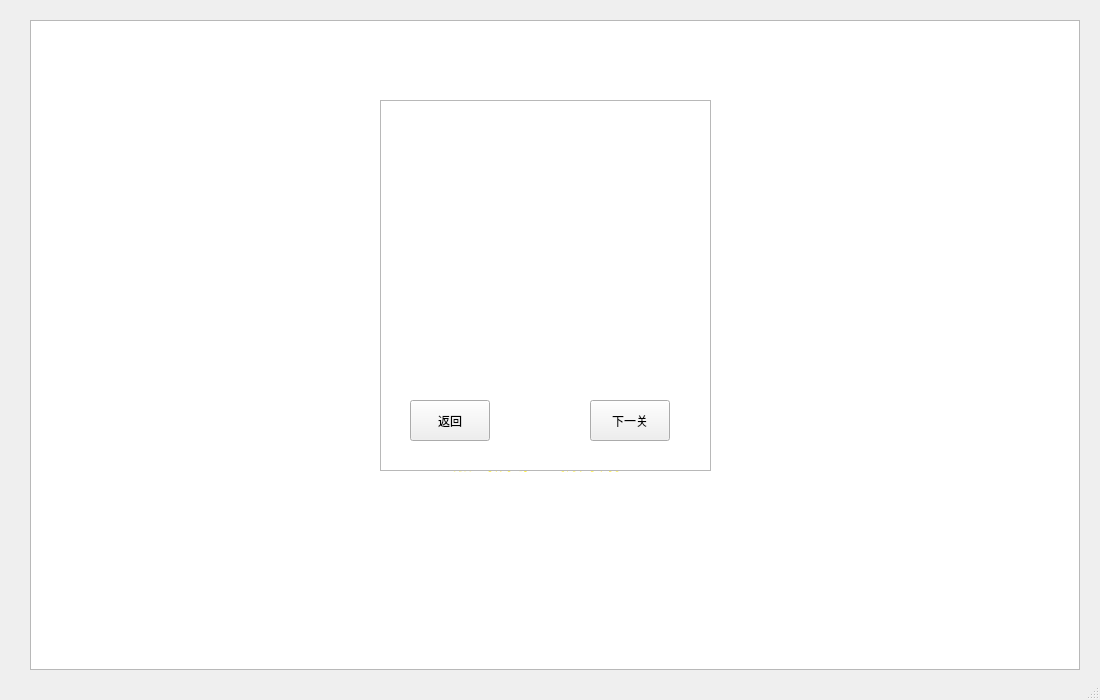
<?xml version="1.0" encoding="UTF-8"?>
<ui version="4.0">
 <class>MainWindow</class>
 <widget class="QMainWindow" name="MainWindow">
  <property name="enabled">
   <bool>true</bool>
  </property>
  <property name="geometry">
   <rect>
    <x>0</x>
    <y>0</y>
    <width>1100</width>
    <height>700</height>
   </rect>
  </property>
  <property name="acceptDrops">
   <bool>true</bool>
  </property>
  <property name="windowTitle">
   <string>game</string>
  </property>
  <widget class="QWidget" name="centralwidget">
   <widget class="QGraphicsView" name="graphicsView">
    <property name="geometry">
     <rect>
      <x>30</x>
      <y>20</y>
      <width>1050</width>
      <height>650</height>
     </rect>
    </property>
    <property name="font">
     <font>
      <bold>false</bold>
     </font>
    </property>
   </widget>
   <widget class="QTextEdit" name="textEdit">
    <property name="geometry">
     <rect>
      <x>40</x>
      <y>30</y>
      <width>91</width>
      <height>31</height>
     </rect>
    </property>
    <property name="font">
     <font>
      <family>Georgia</family>
      <pointsize>12</pointsize>
      <bold>true</bold>
     </font>
    </property>
    <property name="focusPolicy">
     <enum>Qt::NoFocus</enum>
    </property>
    <property name="styleSheet">
     <string notr="true">background-color: transparent</string>
    </property>
    <property name="html">
     <string>&lt;!DOCTYPE HTML PUBLIC &quot;-//W3C//DTD HTML 4.0//EN&quot; &quot;http://www.w3.org/TR/REC-html40/strict.dtd&quot;&gt;
&lt;html&gt;&lt;head&gt;&lt;meta name=&quot;qrichtext&quot; content=&quot;1&quot; /&gt;&lt;meta charset=&quot;utf-8&quot; /&gt;&lt;style type=&quot;text/css&quot;&gt;
p, li { white-space: pre-wrap; }
hr { height: 1px; border-width: 0; }
li.unchecked::marker { content: &quot;\2610&quot;; }
li.checked::marker { content: &quot;\2612&quot;; }
&lt;/style&gt;&lt;/head&gt;&lt;body style=&quot; font-family:'Georgia'; font-size:12pt; font-weight:700; font-style:normal;&quot;&gt;
&lt;p style=&quot;-qt-paragraph-type:empty; margin-top:0px; margin-bottom:0px; margin-left:0px; margin-right:0px; -qt-block-indent:0; text-indent:0px; font-family:'Bahnschrift Light'; font-size:9pt; font-weight:400;&quot;&gt;&lt;br /&gt;&lt;/p&gt;&lt;/body&gt;&lt;/html&gt;</string>
    </property>
   </widget>
   <widget class="QTextEdit" name="textEdit_2">
    <property name="geometry">
     <rect>
      <x>380</x>
      <y>100</y>
      <width>330</width>
      <height>361</height>
     </rect>
    </property>
    <property name="font">
     <font>
      <family>幼圆</family>
      <pointsize>36</pointsize>
      <bold>true</bold>
     </font>
    </property>
    <property name="styleSheet">
     <string notr="true">QTextEdit{
border-image: url(:/resource/images/background.png);}</string>
    </property>
    <property name="html">
     <string>&lt;!DOCTYPE HTML PUBLIC &quot;-//W3C//DTD HTML 4.0//EN&quot; &quot;http://www.w3.org/TR/REC-html40/strict.dtd&quot;&gt;
&lt;html&gt;&lt;head&gt;&lt;meta name=&quot;qrichtext&quot; content=&quot;1&quot; /&gt;&lt;meta charset=&quot;utf-8&quot; /&gt;&lt;style type=&quot;text/css&quot;&gt;
p, li { white-space: pre-wrap; }
hr { height: 1px; border-width: 0; }
li.unchecked::marker { content: &quot;\2610&quot;; }
li.checked::marker { content: &quot;\2612&quot;; }
&lt;/style&gt;&lt;/head&gt;&lt;body style=&quot; font-family:'幼圆'; font-size:36pt; font-weight:700; font-style:normal;&quot;&gt;
&lt;p align=&quot;center&quot; style=&quot; margin-top:0px; margin-bottom:0px; margin-left:0px; margin-right:0px; -qt-block-indent:0; text-indent:0px;&quot;&gt;&lt;span style=&quot; font-weight:600; color:#fff143;&quot;&gt;游戏结束&lt;/span&gt;&lt;/p&gt;&lt;/body&gt;&lt;/html&gt;</string>
    </property>
   </widget>
   <widget class="QTextEdit" name="textEdit_3">
    <property name="geometry">
     <rect>
      <x>380</x>
      <y>440</y>
      <width>330</width>
      <height>60</height>
     </rect>
    </property>
    <property name="font">
     <font>
      <family>幼圆</family>
      <pointsize>18</pointsize>
      <bold>true</bold>
     </font>
    </property>
    <property name="styleSheet">
     <string notr="true">QTextEdit{border-radius: 3px;
border-image: url(:/resource/images/background.png);}</string>
    </property>
    <property name="html">
     <string>&lt;!DOCTYPE HTML PUBLIC &quot;-//W3C//DTD HTML 4.0//EN&quot; &quot;http://www.w3.org/TR/REC-html40/strict.dtd&quot;&gt;
&lt;html&gt;&lt;head&gt;&lt;meta name=&quot;qrichtext&quot; content=&quot;1&quot; /&gt;&lt;meta charset=&quot;utf-8&quot; /&gt;&lt;style type=&quot;text/css&quot;&gt;
p, li { white-space: pre-wrap; }
hr { height: 1px; border-width: 0; }
li.unchecked::marker { content: &quot;\2610&quot;; }
li.checked::marker { content: &quot;\2612&quot;; }
&lt;/style&gt;&lt;/head&gt;&lt;body style=&quot; font-family:'幼圆'; font-size:18pt; font-weight:700; font-style:normal;&quot;&gt;
&lt;p align=&quot;center&quot; style=&quot; margin-top:0px; margin-bottom:0px; margin-left:0px; margin-right:0px; -qt-block-indent:0; text-indent:0px;&quot;&gt;&lt;span style=&quot; font-size:16pt; font-weight:600; color:#fff143;&quot;&gt;点击屏幕重新开始...&lt;/span&gt;&lt;/p&gt;&lt;/body&gt;&lt;/html&gt;</string>
    </property>
   </widget>
   <widget class="QTextEdit" name="textEdit_4">
    <property name="geometry">
     <rect>
      <x>380</x>
      <y>260</y>
      <width>330</width>
      <height>171</height>
     </rect>
    </property>
    <property name="font">
     <font>
      <family>幼圆</family>
      <pointsize>16</pointsize>
      <bold>true</bold>
     </font>
    </property>
    <property name="styleSheet">
     <string notr="true">QTextEdit{ border-radius: 3px;
border-image: url(:/resource/images/background.png);}</string>
    </property>
    <property name="html">
     <string>&lt;!DOCTYPE HTML PUBLIC &quot;-//W3C//DTD HTML 4.0//EN&quot; &quot;http://www.w3.org/TR/REC-html40/strict.dtd&quot;&gt;
&lt;html&gt;&lt;head&gt;&lt;meta name=&quot;qrichtext&quot; content=&quot;1&quot; /&gt;&lt;meta charset=&quot;utf-8&quot; /&gt;&lt;style type=&quot;text/css&quot;&gt;
p, li { white-space: pre-wrap; }
hr { height: 1px; border-width: 0; }
li.unchecked::marker { content: &quot;\2610&quot;; }
li.checked::marker { content: &quot;\2612&quot;; }
&lt;/style&gt;&lt;/head&gt;&lt;body style=&quot; font-family:'幼圆'; font-size:16pt; font-weight:700; font-style:normal;&quot;&gt;
&lt;p align=&quot;center&quot; style=&quot; margin-top:0px; margin-bottom:0px; margin-left:0px; margin-right:0px; -qt-block-indent:0; text-indent:0px;&quot;&gt;&lt;span style=&quot; font-weight:600; color:#fff143;&quot;&gt;本次得分：&lt;/span&gt;&lt;/p&gt;&lt;/body&gt;&lt;/html&gt;</string>
    </property>
   </widget>
   <widget class="QTextEdit" name="textEdit_5">
    <property name="geometry">
     <rect>
      <x>380</x>
      <y>340</y>
      <width>330</width>
      <height>101</height>
     </rect>
    </property>
    <property name="font">
     <font>
      <family>幼圆</family>
      <pointsize>16</pointsize>
      <bold>true</bold>
     </font>
    </property>
    <property name="styleSheet">
     <string notr="true">QTextEdit{border-radius: 3px;
border-image: url(:/resource/images/background.png);}
</string>
    </property>
    <property name="html">
     <string>&lt;!DOCTYPE HTML PUBLIC &quot;-//W3C//DTD HTML 4.0//EN&quot; &quot;http://www.w3.org/TR/REC-html40/strict.dtd&quot;&gt;
&lt;html&gt;&lt;head&gt;&lt;meta name=&quot;qrichtext&quot; content=&quot;1&quot; /&gt;&lt;meta charset=&quot;utf-8&quot; /&gt;&lt;style type=&quot;text/css&quot;&gt;
p, li { white-space: pre-wrap; }
hr { height: 1px; border-width: 0; }
li.unchecked::marker { content: &quot;\2610&quot;; }
li.checked::marker { content: &quot;\2612&quot;; }
&lt;/style&gt;&lt;/head&gt;&lt;body style=&quot; font-family:'幼圆'; font-size:16pt; font-weight:700; font-style:normal;&quot;&gt;
&lt;p align=&quot;center&quot; style=&quot; margin-top:0px; margin-bottom:0px; margin-left:0px; margin-right:0px; -qt-block-indent:0; text-indent:0px;&quot;&gt;&lt;span style=&quot; font-weight:600; color:#fff143;&quot;&gt;最高得分：&lt;/span&gt;&lt;/p&gt;&lt;/body&gt;&lt;/html&gt;</string>
    </property>
   </widget>
   <widget class="QTextEdit" name="textEdit_6">
    <property name="geometry">
     <rect>
      <x>380</x>
      <y>100</y>
      <width>331</width>
      <height>371</height>
     </rect>
    </property>
    <property name="styleSheet">
     <string notr="true">background-image: url(:/resource/images/background.png);</string>
    </property>
    <property name="markdown">
     <string>成功通关！

</string>
    </property>
   </widget>
   <widget class="QPushButton" name="button1">
    <property name="geometry">
     <rect>
      <x>410</x>
      <y>400</y>
      <width>80</width>
      <height>41</height>
     </rect>
    </property>
    <property name="styleSheet">
     <string notr="true">background-image: url(:/resource/images/back.png);</string>
    </property>
    <property name="text">
     <string>返回</string>
    </property>
   </widget>
   <widget class="QPushButton" name="button2">
    <property name="geometry">
     <rect>
      <x>590</x>
      <y>400</y>
      <width>80</width>
      <height>41</height>
     </rect>
    </property>
    <property name="styleSheet">
     <string notr="true">background-image: url(:/resource/images/forward.png);</string>
    </property>
    <property name="text">
     <string>下一关</string>
    </property>
   </widget>
  </widget>
  <widget class="QMenuBar" name="menubar">
   <property name="geometry">
    <rect>
     <x>0</x>
     <y>0</y>
     <width>1100</width>
     <height>21</height>
    </rect>
   </property>
  </widget>
  <widget class="QStatusBar" name="statusbar"/>
 </widget>
 <resources/>
 <connections/>
</ui>
